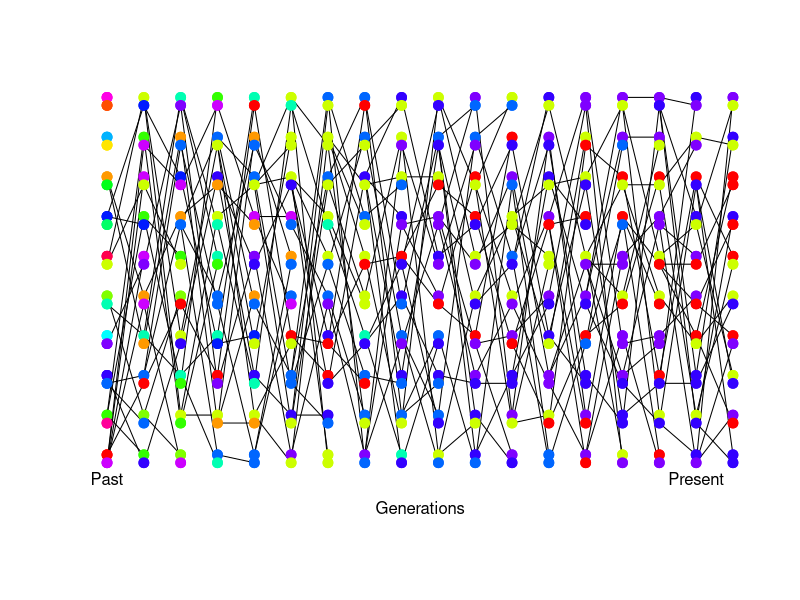
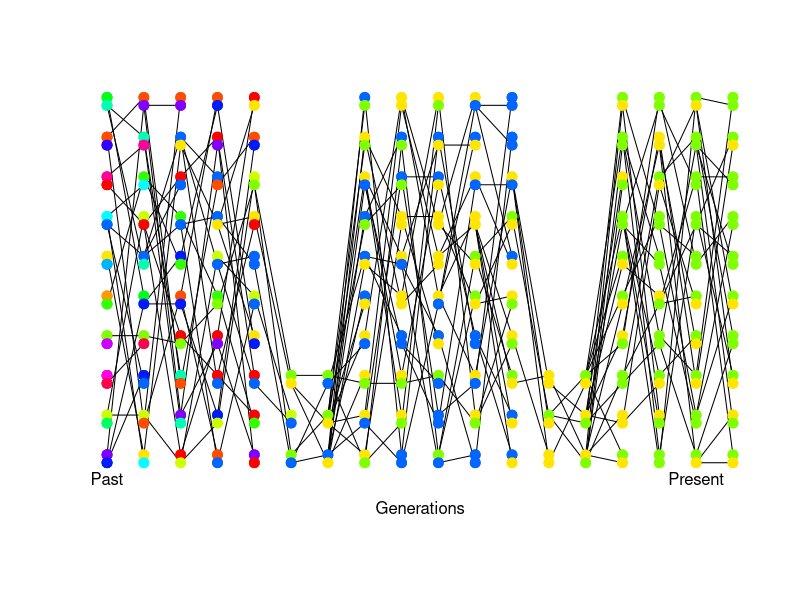
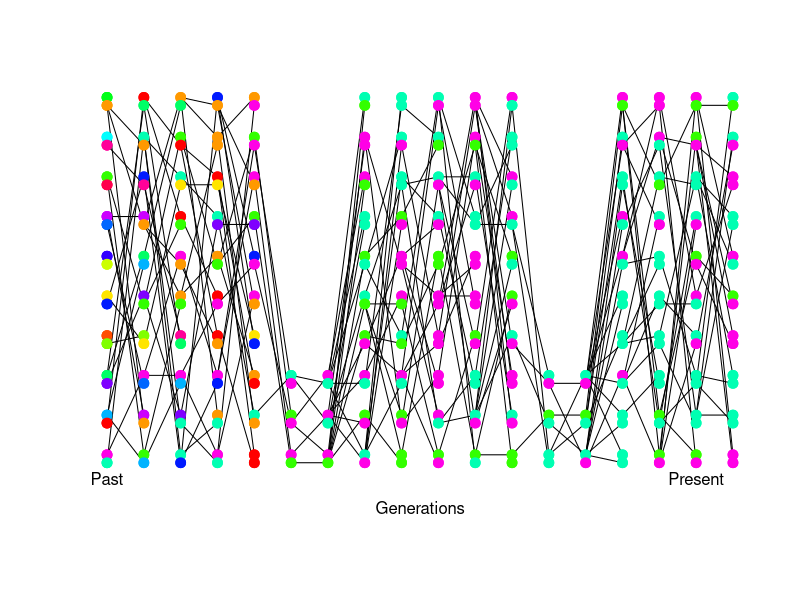
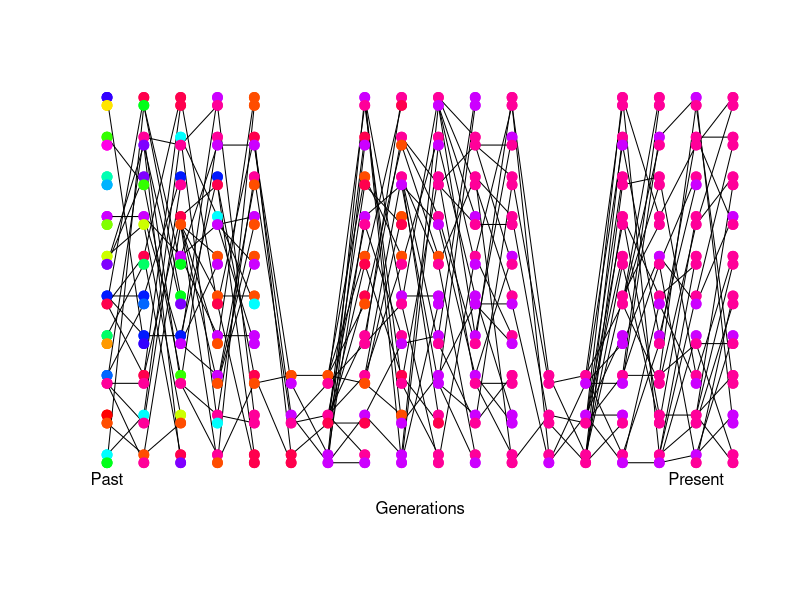
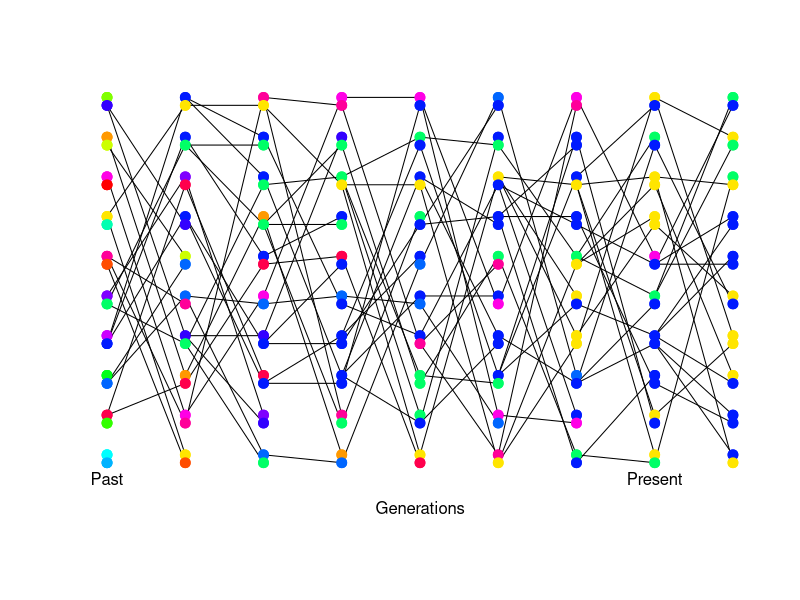
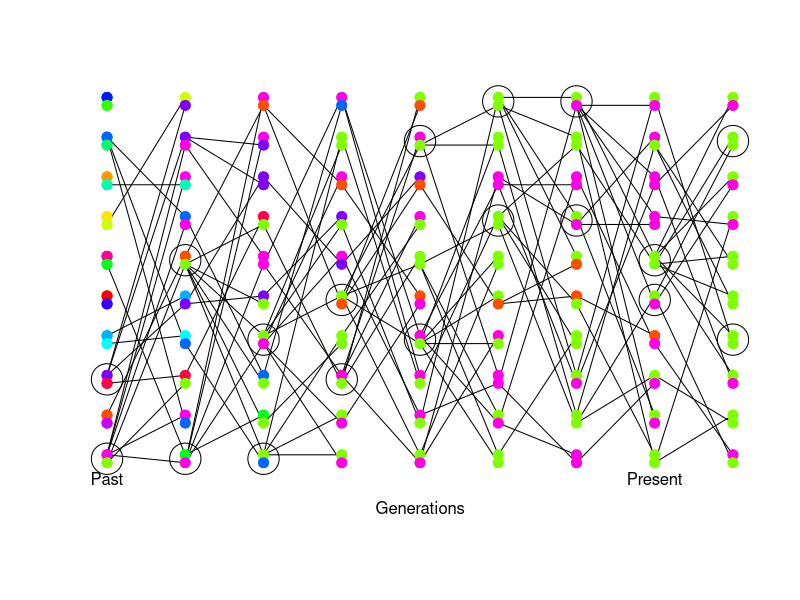
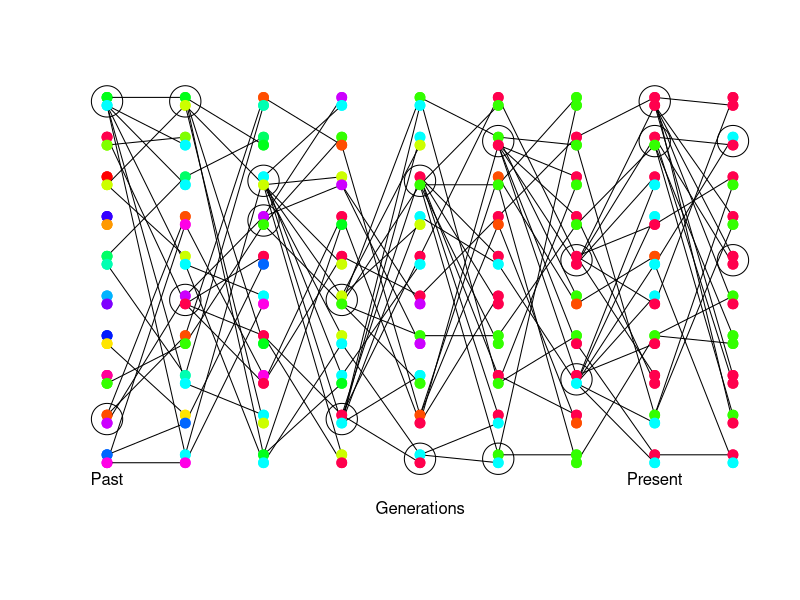
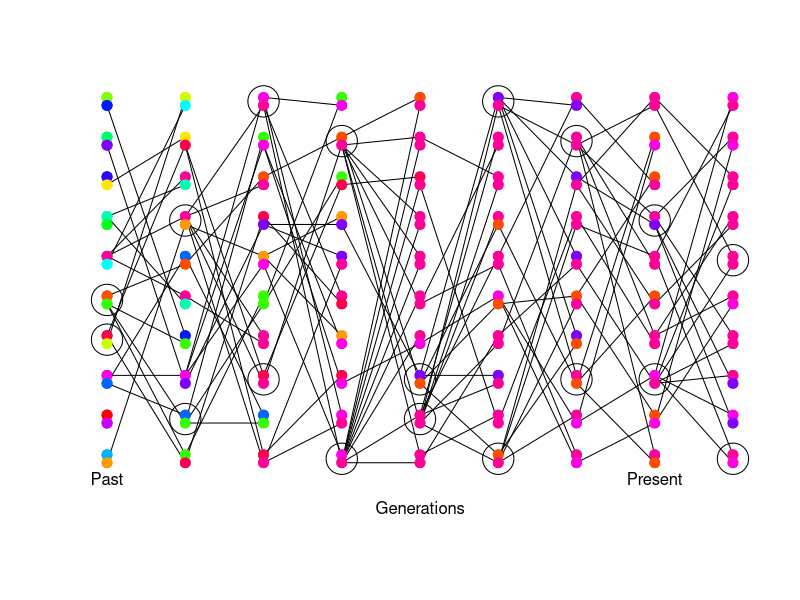

Source code (R) for these figures, in order:
## ---- chunk 1

## ---- chunk 2
#install.packages("plotrix")
library(plotrix)
## ---- chunk 3
simulate.pop<-function(N.vec=rep(5,30), const.RS=TRUE,  mutation= TRUE, mut.rate=  0.1, for.class= TRUE, initial.state="all.black",plot.freqs=FALSE,mult.pop=FALSE,pops=FALSE){
   #  c(rep(10,5),rep(3,2),rep(10,5),rep(3,2),rep(10,5))  #
	stopifnot(initial.state %in% c("all.black","all.diff","two.alleles","single.mut") )

	if(plot.freqs){ layout(c(1,2)); par(mar=c(1,2,0,1))}
	if(for.class){
		line.lwd<-1
		line.col<-"black"
		mut.line.lwd<-1
		mut.line.col<-"black"
	
	}else{
		line.lwd<-0.5
		line.col<-"grey"
		mut.line.lwd<-1
		mut.line.col<-"grey"
	}

	num.gens<- length(N.vec)-1	

	if(!mult.pop){
		ind.pop.par<-matrix(1,nrow=max(N.vec),ncol=num.gens+1)
		ind.pop<-matrix(1,nrow=max(N.vec),ncol=num.gens+1)
	}else{
			ind.pop.par<-pops[["ind.pop.par"]]
			ind.pop<-pops[["ind.pop"]]
	}
	
	num.gens<- length(N.vec)-1
	offset<-0.1
	plot(c(1,num.gens),c(0.5,max(N.vec))+c(-offset,offset),type="n",axes=FALSE,xlab="",ylab="")
	mtext(side=1,line=0,"Generations")
	 text(1,0.5,"Past")
	 text(num.gens-1,0.5,"Present")
	 
	 track.cols<- list()
	N <-N.vec[1]
	 if(initial.state=="all.black") my.cols<-rep("black",2*N)  #sample(rainbow(2*N))
	 if(initial.state=="all.diff") my.cols<-sample(rainbow(2*N))
	 if(initial.state=="two.alleles")  my.cols<-  rep(c("blue","red"),N)
	 if(initial.state=="single.mut")  my.cols<-  c("red",rep("blue",2*N-1))
	 stopifnot((2*N)==length(my.cols))
	
	 track.cols[[1]]<-my.cols
	points(rep(1,N),1:N+offset, pch=19,cex=1.3,col=my.cols[(1:N)*2])
	 points(rep(1,N),1:N-offset, pch=19,cex=1.3,col=my.cols[(1:N)*2-1])
	
	for(i in 1:num.gens){
			
		N.new<-N.vec[i+1]
		N.old<-N.vec[i]
		points(rep(i,N.old),1:N.old+offset, pch=19,cex=1.3,col=my.cols[(1:N.old)*2])
		points(rep(i,N.old),1:N.old-offset, pch=19,cex=1.3,col=my.cols[(1:N.old)*2-1])

		 new.cols<-rep("black",2*N.new)
		
		if(const.RS){ 
			repro.success<-rep(1/N.old,N.old)
		}else{
			repro.success<-sample(c(rep(0.5/(N.old),N.old-2),c(0.25,0.25)),replace=FALSE)
			}
	
		 for(ind in 1:N.new){

				this.pop.par <- ind.pop.par[ind,i+1]
				available.pars <- (1:N.old)[which(ind.pop[1:N.old,i] == this.pop.par)]
				par<-sample(available.pars,2,replace=FALSE,prob=repro.success[which(ind.pop[1:N.old,i] == this.pop.par)])
		
				which.allele.1<-sample(c(-1,1),1)
				if(i != num.gens){ lines(c(i,i+1), c(par[1]+which.allele.1*offset,ind-offset),col=line.col,lwd=line.lwd)}
				new.cols[2*ind-1]<- my.cols[2*par[1] +ifelse(which.allele.1==1,0,-1)]
		
				which.allele.2<-sample(c(-1,1),1)
				if(i != num.gens){ lines(c(i,i+1), c(par[2]+which.allele.2*offset,ind+offset),col=line.col,lwd=line.lwd)}
				new.cols[2*ind]<- my.cols[2*par[2] +ifelse(which.allele.2==1,0,-1)]
		
				if(mutation){
					if(runif(1)<mut.rate){ 
							new.cols[2*ind-1]<- sample(rainbow(4*N),1)
							if(i != num.gens){ lines(c(i,i+1), c(par[1]+which.allele.1*offset,ind-offset),col=mut.line.col,lwd=mut.line.lwd)}
		
						}
					if(runif(1)<mut.rate){ 
						new.cols[2*ind]<- sample(rainbow(4*N),1)
						if(i != num.gens){ lines(c(i,i+1), c(par[2]+which.allele.2*offset,ind+offset),col=mut.line.col,lwd=mut.line.lwd)}
				} 
				
			}
		}	
		##redraw points to cover lines		 
		points(rep(i,N.old),1:N.old+offset, pch=19,cex=1.3,col=my.cols[(1:N.old)*2])
		points(rep(i,N.old),1:N.old-offset, pch=19,cex=1.3,col=my.cols[(1:N.old)*2-1])

		 my.cols<-new.cols
		 track.cols[[i+1]]<-my.cols
		if(!const.RS) sapply(which(repro.success>1/N.old), function(ind){ draw.circle(x=i,y=ind,radius=0.2,nv=100,border=NULL,col=NA,lty=1,lwd=1)})
	}
#	recover()
	if(plot.freqs){
		plot(c(1,num.gens),c(0,1),type="n",axes=FALSE,xlab="",ylab="")
		all.my.cols<-unique(unlist(track.cols))
		
		if(!mult.pop){ 
			my.col.freqs<-sapply(track.cols,function(my.gen){sapply(all.my.cols,function(my.col){sum(my.gen==my.col)})})

			sapply(all.my.cols,function(col.name){lines(my.col.freqs[col.name,]/(2*N.vec),col=col.name,lwd=2)});
			}else{
			
			for(pop in 1:max(ind.pop)){
				my.col.freqs<-sapply(1:num.gens, function(gen){
	#			recover()
					my.gen<-track.cols[[gen]]
					if(all(ind.pop.par[ind.pop[,gen]==pop,gen]==0)) return(rep(NA,length(all.my.cols)))  #if pop doesn't exist in this gen.
				
					these.inds<-which(ind.pop[,gen]==pop)
					my.gen<-c(my.gen[these.inds*2],my.gen[these.inds*2-1])
					sapply(all.my.cols,function(my.col){
						sum(my.gen==my.col)
					})})
				rownames(my.col.freqs)<-		all.my.cols
				sapply(all.my.cols[-length(all.my.cols)],function(col.name){lines(my.col.freqs[col.name,]/(2*5),col=col.name,lwd=2,lty=pop)});	
			}
			}
		
		axis(2)
	}
}

## ---- chunk 4
#initial simulation for comparison:
simulate.pop(N.vec=rep(10,19), const.RS=TRUE,  mutation= FALSE, for.class= TRUE, initial.state="all.diff")
#simulate a repeated loss of individuals or a lack of reproduction of certain individuals
repeated.crash<- c(rep(10,5),rep(3,2),rep(10,5),rep(3,2),rep(10,5))
#create a scenario like that in Fig. 4.8
simulate.pop(N.vec=repeated.crash, const.RS=TRUE,  mutation= FALSE, for.class= TRUE, initial.state="all.diff")
simulate.pop(N.vec=repeated.crash, const.RS=TRUE,  mutation= FALSE, for.class= TRUE, initial.state="all.diff")
simulate.pop(N.vec=repeated.crash, const.RS=TRUE,  mutation= FALSE, for.class= TRUE, initial.state="all.diff")
## ---- chunk 5
#simulation for comparison
	simulate.pop(N.vec=rep(10,10), const.RS=TRUE,  mutation= FALSE, for.class= TRUE, initial.state="all.diff")

#circled individuals have increased reproductive success
	simulate.pop(N.vec=rep(10,10), const.RS=FALSE,  mutation= FALSE, for.class= TRUE, initial.state="all.diff")
	simulate.pop(N.vec=rep(10,10), const.RS=FALSE,  mutation= FALSE, for.class= TRUE, initial.state="all.diff")
	simulate.pop(N.vec=rep(10,10), const.RS=FALSE,  mutation= FALSE, for.class= TRUE, initial.state="all.diff")
	
#As you can see, variation can be lost much faster due to drift, as certain individuals have greater reproductive success and pass their alleles on at a higher rate, while other individuals do not and their alleles are lost from drift.
